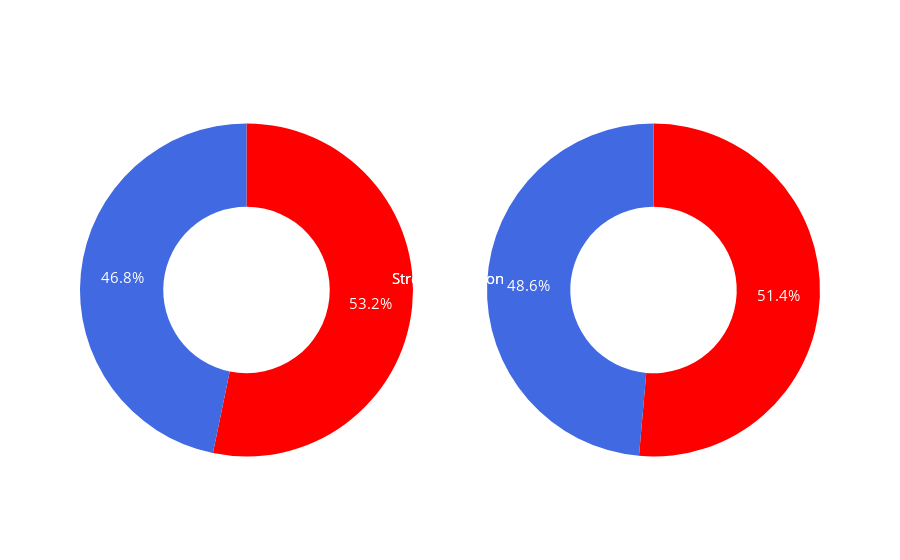

Notebook code for this chart:
### Code cell
colors = ['red', 'royalblue','green','yellow','pink','grey']

values_train = train['label'].value_counts()
values_test = val['label'].value_counts()

labels = ['Stress', 'Non-Stress']

fig = make_subplots(rows=1, cols=2, subplot_titles=['Stress/non-Stress Label Counts (val)', 'Stress/non-Stress Label Counts (train)'],
                    specs=[[{'type':'pie'}, {'type':'pie'}]])

fig_val = go.Figure(data=[go.Pie(labels=labels, values=values_test, hole=.5, marker=dict(colors=colors), name='HR_mean')])
fig_val.update_traces(hoverinfo='label+value', textfont_size=15)

fig_train = go.Figure(data=[go.Pie(labels=labels, values=values_train, hole=.5, marker=dict(colors=colors), name="Training")])
fig_train.update_traces(hoverinfo='label+value', textfont_size=15)

fig.add_trace(fig_val.data[0], row=1, col=1)
fig.add_trace(fig_train.data[0], row=1, col=2)

# Update the layout
fig.update_layout(
    title="Labels Counts Analysis",
    paper_bgcolor='white',  
    plot_bgcolor='black',  
    font=dict(color='white'),  
    showlegend=False,  
    xaxis=dict(showline=True, showgrid=False),
    yaxis=dict(showline=True, showgrid=False),
)

# Update subplot titles
fig.update_annotations(
    dict(text='Stress Condition', font_size=15, showarrow=False),
    selector=dict(row=1, col=1)
)
fig.update_annotations(
    dict(text='', font_size=15, showarrow=False),  
    selector=dict(row=1, col=2)
)

fig.update_layout(annotations=[dict(text='Stress Condition ', 
                                    x=0.50, y=0.5, font_size=15, 
                                    showarrow=False)])
fig.show()

### Figure 1 — Plotly figure (JSON) as saved in the notebook; plotly's stock layout.template omitted (floating-point values rounded to 4 significant figures)
{"data": [{"domain": {"x": [0, 0.45], "y": [0, 1]}, "hole": 0.5, "hoverinfo": "label+value", "labels": ["Stress", "Non-Stress"], "marker": {"colors": ["red", "royalblue", "green", "yellow", "pink", "grey"]}, "name": "HR_mean", "textfont": {"size": 15}, "type": "pie", "values": [173, 152]}, {"domain": {"x": [0.55, 1], "y": [0, 1]}, "hole": 0.5, "hoverinfo": "label+value", "labels": ["Stress", "Non-Stress"], "marker": {"colors": ["red", "royalblue", "green", "yellow", "pink", "grey"]}, "name": "Training", "textfont": {"size": 15}, "type": "pie", "values": [389, 368]}], "layout": {"annotations": [{"font": {"size": 15}, "showarrow": false, "text": "Stress Condition ", "x": 0.5, "xanchor": "center", "xref": "paper", "y": 0.5, "yanchor": "bottom", "yref": "paper"}, {"font": {"size": 15}, "showarrow": false, "text": "Stress Condition ", "x": 0.5, "xanchor": "center", "xref": "paper", "y": 0.5, "yanchor": "bottom", "yref": "paper"}], "autosize": true, "font": {"color": "white"}, "paper_bgcolor": "white", "plot_bgcolor": "black", "showlegend": false, "title": {"text": "Labels Counts Analysis"}, "xaxis": {"showgrid": false, "showline": true}, "yaxis": {"showgrid": false, "showline": true}}}
